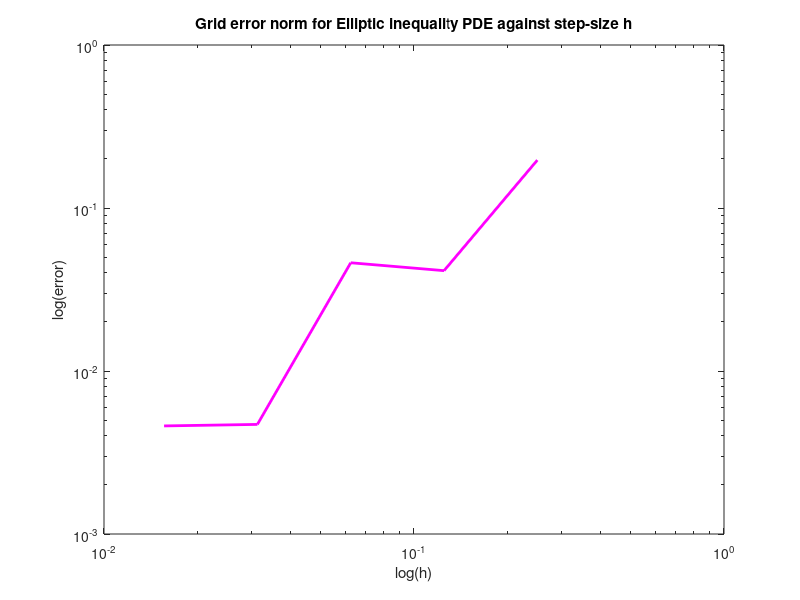

Source code (MATLAB): (Note: this script raises an error after producing the figure.)
% Reads in data
format long;
value = csvread('EllipticIneqError.csv');

% Retrieves h and error values
h = value(1:end,1);
error = value(1:end,2);

% Create plot
figure(1);
loglog(h,error,'m','LineWidth',2);
xlabel('log(h)'); ylabel('log(error)');
title('Grid error norm for Elliptic inequality PDE against step-size h');
ax = gca; ax.FontSize = 14; axis tight;

% Displays gradient 
fitlm(log(h), log(error))